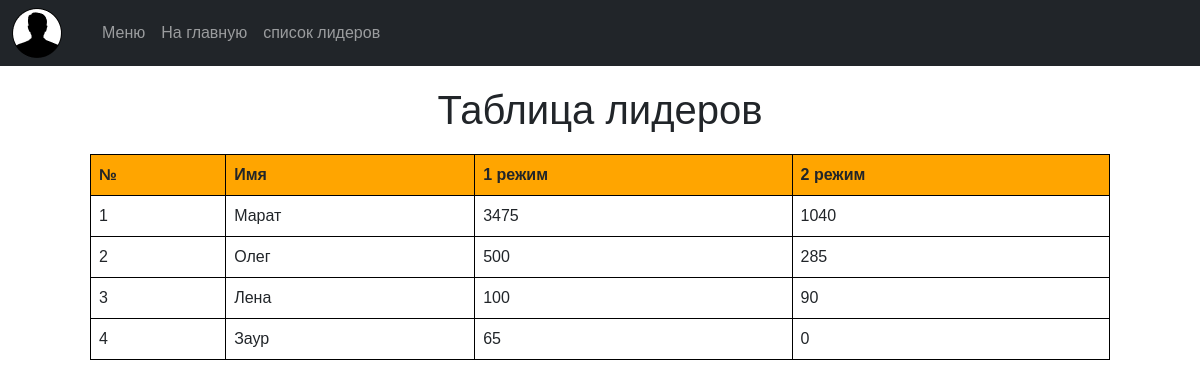
Page /leader_board (signed in) on the committed database.
### data/users.py (models this page shows, shortened)
class User(SqlAlchemyBase, UserMixin):
    __tablename__ = 'users'
    id = sqlalchemy.Column(sqlalchemy.Integer, primary_key=True, autoincrement=True)
    name = sqlalchemy.Column(sqlalchemy.String, nullable=True)
    hashed_password = sqlalchemy.Column(sqlalchemy.String, nullable=True)
    created_date = sqlalchemy.Column(sqlalchemy.DateTime,
                                     default=datetime.datetime.now)
    user_points_mode1 = sqlalchemy.Column(sqlalchemy.Integer, default=0)
    user_points_mode2 = sqlalchemy.Column(sqlalchemy.Integer, default=0)

### server.py (the view)
@app.route('/leader_board')
def leader_board():
    db_sess = db_session.create_session()
    users = db_sess.query(User).all()
    user_points = [(user.user_points_mode1 + user.user_points_mode2, user) for user in users]
    sorted_users = sorted(user_points, key=lambda x: x[0], reverse=True)
    enumerated_users = [(index + 1, user) for index, (_, user) in enumerate(sorted_users)]
    return render_template('leader_board.html', users=enumerated_users)

### data/db_session.py (called while the page is built)
def create_session() -> Session:
    global __factory
    return __factory()

### server.py (called while the page is built)
@login_manager.user_loader
def load_user(user_id):
    db_sess = db_session.create_session()
    return db_sess.query(User).get(user_id)

### templates/leader_board.html (shortened to what this page needs)
<!DOCTYPE html>
<html lang="en">
<head>
    <link href="https://cdn.jsdelivr.net/npm/bootstrap@5.3.3/dist/css/bootstrap.min.css" rel="stylesheet"
>
    <link rel="stylesheet" href="static/css/style.css">
</head>
{% if current_user.is_authenticated %}
<body class="body">
<nav class="navbar navbar-expand-lg navbar-dark bg-dark">
    <div class="container-fluid">
        <div class="dropdown">
            <a class="navbar-brand dropdown-toggle" href="#" role="button" id="avatarDropdown"
               data-bs-toggle="dropdown"
               aria-haspopup="true" aria-expanded="false">
                <img src="static/img/ava.png">
            </a>
        </div>
        {% if current_user.is_authenticated %}
        <div class="collapse navbar-collapse" id="navbarNav">
            <ul class="navbar-nav">
                <li class="nav-item">
                    <a class="nav-link" href="/select_level">Меню</a>
                </li>
                <li class="nav-item">
                    <a class="nav-link" href="/">На главную</a>
                </li>
                <li class="nav-item">
                    <a class="nav-link" href="/leader_board">список лидеров</a>
                </li>
            </ul>
        </div>
        {% endif %}
    </div>
</nav>
<h1 class="h1-leader-board">Таблица лидеров</h1>
<table>
    <tr>
        <th>№</th>
        <th>Имя</th>
        <th>1 режим</th>
        <th>2 режим</th>
    </tr>
    {% for index, user in users %}
    <tr>
        <td>{{ index }}</td>
        <td>{{ user.name }}</td>
        <td>{{ user.user_points_mode1 }}</td>
        <td>{{ user.user_points_mode2 }}</td>
    </tr>
    {% endfor %}
</table>
</body>
{% endif %}
</html>

### static/css/style.css (style rules this page uses)
.body { margin: 0; padding: 0; font-family: 'VAG World', sans-serif; box-sizing: border-box; }
.navbar-dark .dropdown-toggle::after { display: none; }
table { border-collapse: collapse; width: 85%; margin: auto; margin-bottom: 30px; }
th, td { border: 1px solid black; padding: 8px; text-align: left; }
th { background-color: orange; }
.h1-leader-board { margin-top: 20px; margin-bottom: 20px; text-align: center; }

### rows in the picture
User: id "1", name "Марат", user_points_mode1 "3475", user_points_mode2 "1040"
User: index "2", name "Олег", user_points_mode1 "500", user_points_mode2 "285"
User: index "3", name "Лена", user_points_mode1 "100", user_points_mode2 "90"
User: index "4", name "Заур", user_points_mode1 "65", user_points_mode2 "0"
